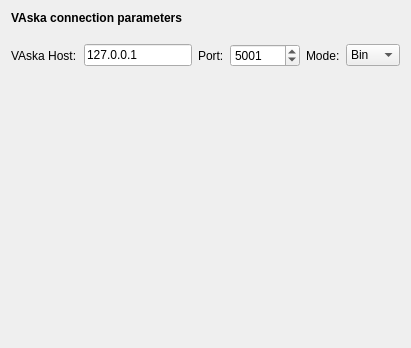
      <widget class="QWidget" name="page">
       <layout class="QVBoxLayout" name="verticalLayout_3">
        <item>
         <widget class="QLabel" name="label_141">
          <property name="sizePolicy">
           <sizepolicy hsizetype="Fixed" vsizetype="Fixed">
            <horstretch>0</horstretch>
            <verstretch>0</verstretch>
           </sizepolicy>
          </property>
          <property name="font">
           <font>
            <weight>75</weight>
            <bold>true</bold>
           </font>
          </property>
          <property name="text">
           <string>VAska connection parameters</string>
          </property>
         </widget>
        </item>
        <item>
         <spacer name="spacer_2">
          <property name="orientation">
           <enum>Qt::Vertical</enum>
          </property>
          <property name="sizeType">
           <enum>QSizePolicy::Fixed</enum>
          </property>
          <property name="sizeHint" stdset="0">
           <size>
            <width>20</width>
            <height>13</height>
           </size>
          </property>
         </spacer>
        </item>
        <item>
         <layout class="QHBoxLayout" name="horizontalLayout">
          <item>
           <widget class="QLabel" name="label_139">
            <property name="minimumSize">
             <size>
              <width>67</width>
              <height>0</height>
             </size>
            </property>
            <property name="text">
             <string>VAska Host:</string>
            </property>
           </widget>
          </item>
          <item>
           <widget class="QLineEdit" name="VAskaHostEdit">
            <property name="text">
             <string>127.0.0.1</string>
            </property>
           </widget>
          </item>
          <item>
           <widget class="QLabel" name="label_140">
            <property name="minimumSize">
             <size>
              <width>20</width>
              <height>0</height>
             </size>
            </property>
            <property name="text">
             <string>Port:</string>
            </property>
           </widget>
          </item>
          <item>
           <widget class="QSpinBox" name="VAskaPortBox">
            <property name="minimumSize">
             <size>
              <width>70</width>
              <height>0</height>
             </size>
            </property>
            <property name="maximum">
             <number>65535</number>
            </property>
            <property name="value">
             <number>5001</number>
            </property>
           </widget>
          </item>
          <item>
           <widget class="QLabel" name="label">
            <property name="text">
             <string>Mode:</string>
            </property>
           </widget>
          </item>
          <item>
           <widget class="QComboBox" name="VAskaModeBox">
            <property name="currentIndex">
             <number>0</number>
            </property>
            <item>
             <property name="text">
              <string>Bin</string>
             </property>
            </item>
            <item>
             <property name="text">
              <string>Text</string>
             </property>
            </item>
           </widget>
          </item>
         </layout>
        </item>
        <item>
         <spacer name="verticalSpacer_4">
          <property name="orientation">
           <enum>Qt::Vertical</enum>
          </property>
          <property name="sizeHint" stdset="0">
           <size>
            <width>20</width>
            <height>270</height>
           </size>
          </property>
         </spacer>
        </item>
       </layout>
      </widget>
